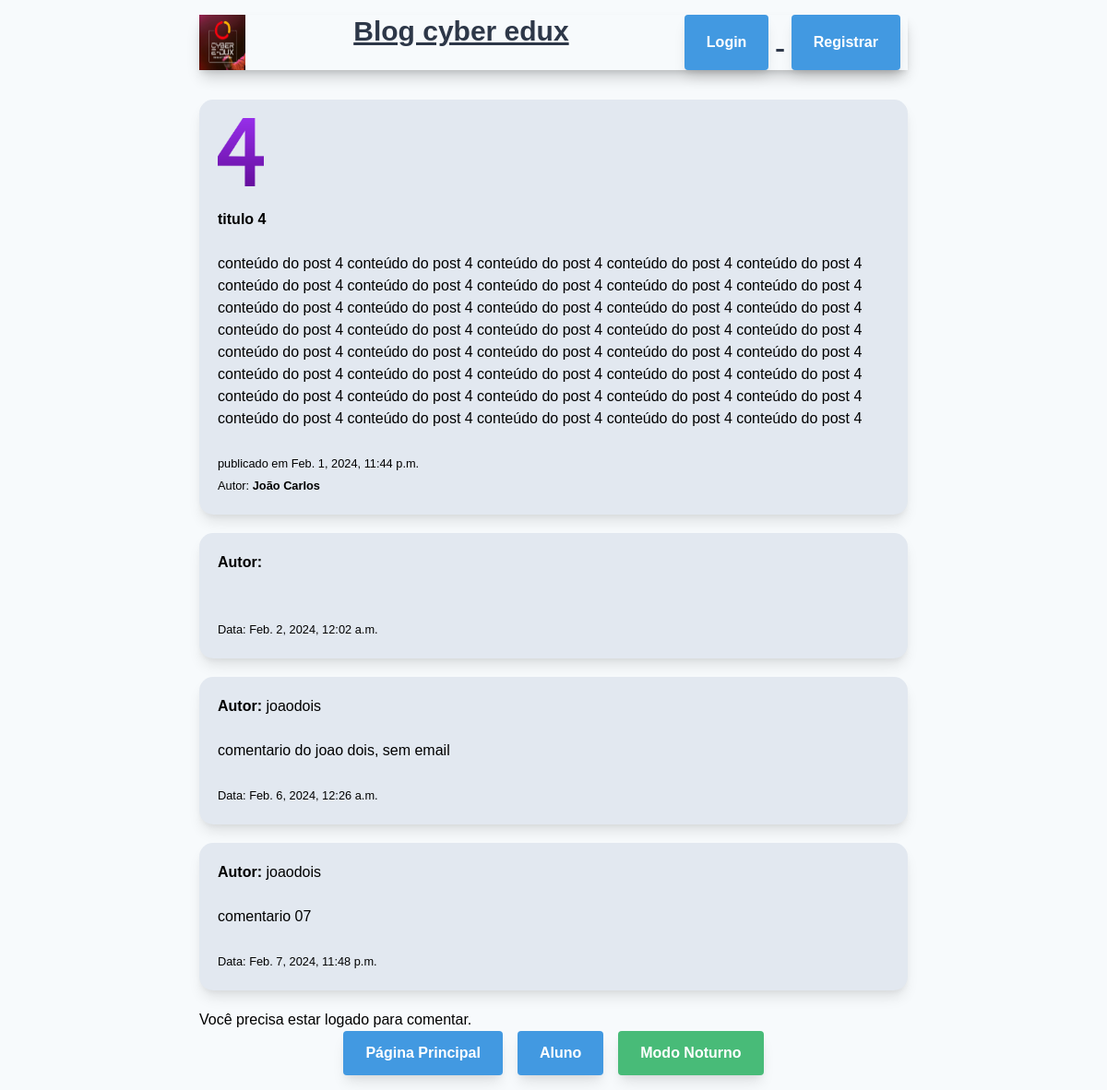
The page /post-4 on the database its author committed.
### outraapp/models.py (models this page shows)
class Post(models.Model):
 titulo = models.CharField(max_length=200)
 conteudo = models.TextField()
 publicado_em = models.DateTimeField('date published')
 autor = models.CharField(max_length=100)
 resumo = models.TextField()
 slug = models.SlugField(unique=True)
 img_url = models.CharField(max_length=200)
 class Meta:
  ordering = ['-publicado_em']

class Comentario(models.Model):
    post = models.ForeignKey(Post, related_name='comentarios', on_delete=models.CASCADE)#como post é FK é possivel fazer a ligação
    nome = models.CharField(max_length=150)
    email = models.EmailField()
    conteudo = models.CharField(max_length=500)
    publicado_em = models.DateTimeField(auto_now_add=True)
    class Meta:
     ordering = ['publicado_em']

### outraapp/views.py (the view)
# urls.py: path('<slug:slug>', views.post_detail, name='post_detail'),
def post_detail(request, slug):
    post = get_object_or_404(Post, slug=slug)
    if request.method == 'POST' and request.user.is_authenticated:
        conteudo = request.POST.get('conteudo')
        comentario = Comentario(nome=request.user.username, email=request.user.email, conteudo=conteudo, post=post)
        comentario.save()
        return redirect('post_detail', slug=post.slug)
    return render(request, 'post_details.html', {'post': post})

### outraapp/templates/post_details.html
{% extends 'base.html' %}
{% load static %}
{% block conteudo %}
<div class="card">
    <img src="{% static 'imagem/'|add:post.img_url %}" alt="{{post.titulo}}" width="50" height="50">
    <br>
    <h2><strong>{{post.titulo}}</strong></h2>
    <br>
    <p>{{post.conteudo}}</p>
    <br>
    <small>publicado em {{post.publicado_em}}</small>
    <br>
    <small>Autor: <strong>{{post.autor}}</strong></small>
    <br>
</div>
{% for comentario in post.comentarios.all %}
<div class="card">
    <h2><strong>Autor:</strong> {{comentario.nome}}</h2>
    <br>
    <p>{{comentario.conteudo}}</p>
    <br>
    <small>Data: {{comentario.publicado_em}}</small>
</div>
{% endfor %}
{% if user.is_authenticated %}
<form method="post" class="bg-gray-200 p-6 rounded-md">
    {% csrf_token %}
    <div class="mb-4">
        <label for="conteudo" class="block text-gray-700">Comentário:</label>
        <textarea id="conteudo" name="conteudo" class="text-black mt-1 block w-full rounded-md border-gray-300 shadow-sm bg-gray-250   "></textarea>
    </div>
    <input type="submit" value="Enviar" class="bg-green-500 hover:bg-green-700 text-white font-bold py-2 px-4 rounded">
</form>
{% else %}
<p>Você precisa estar logado para comentar.</p>
{% endif %}
{% endblock %}

### outraapp/static/imagem/estilo.css (style rules this page uses)
body { background-color: #f7fafc; font-family: 'Arial', sans-serif; transition: background-color 0.5s ease; }
.card { background-color: #e2e8f0; border-radius: 15px; padding: 20px; margin-bottom: 20px; box-shadow: 0 10px 15px -3px rgba(0, 0, 0, 0.1), 0 4px 6px -2px rgba(0, 0, 0, 0.05); }

### rows shown on the page
Post: img_url (picture), titulo "titulo 4", conteudo "conteúdo do post 4 conteúdo do post 4 conteúdo do post 4 conteúdo do post 4 conteúdo do post 4 conteúdo do post 4 conteúdo do post 4 conteúdo do post 4 conteúdo do post 4 conteúdo do post 4 conteúdo do post 4 conteúdo do post 4 conteúdo do post 4 conteúdo do post 4 conteúdo do post 4 conteúdo do post 4 conteúdo do post 4 conteúdo do post 4 conteúdo do post 4 conteúdo do post 4 conteúdo do post 4 conteúdo do post 4 conteúdo do post 4 conteúdo do post 4 conteúdo do post 4 conteúdo do post 4 conteúdo do post 4 conteúdo do post 4 conteúdo do post 4 conteúdo do post 4 conteúdo do post 4 conteúdo do post 4 conteúdo do post 4 conteúdo do post 4 conteúdo do post 4 conteúdo do post 4 conteúdo do…", publicado_em "Feb. 1, 2024, 11:44 p.m.", autor "João Carlos"
Comentario: publicado_em "Feb. 2, 2024, 12:02 a.m."
Comentario: nome "joaodois", conteudo "comentario do joao dois, sem email", publicado_em "Feb. 6, 2024, 12:26 a.m."
Comentario: nome "joaodois", conteudo "comentario 07", publicado_em "Feb. 7, 2024, 11:48 p.m."
